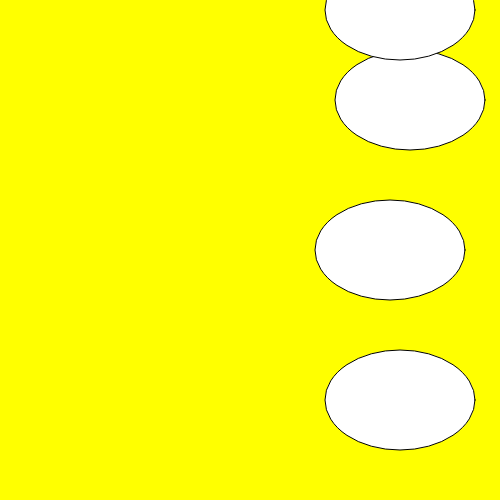
Frame 1 (no input)
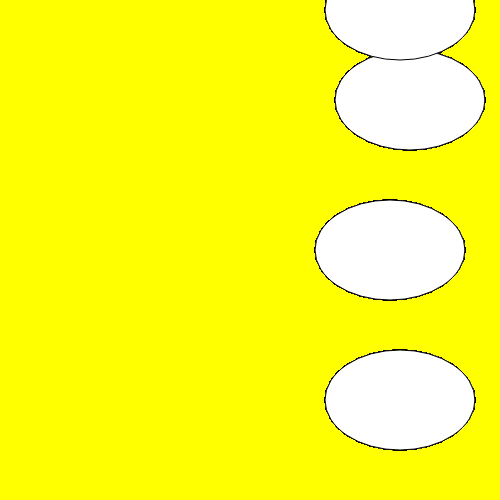
Frame 60 (no input)
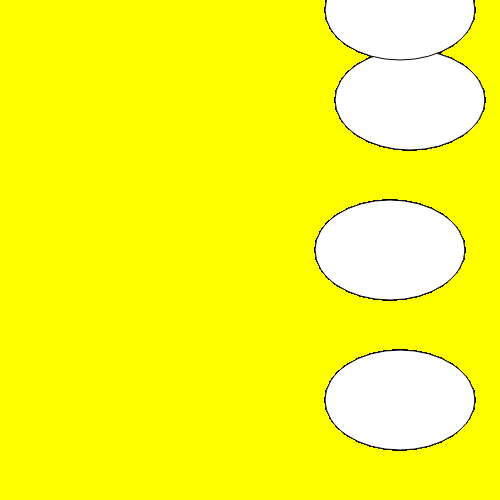
Frame 120 (the mouse pressed at the canvas centre since frame 60)

The p5.js sketch that drew these frames (run headless with seeded random() and noise() and a simulated clock; from frame 60 on, the mouse is pressed at the canvas centre):

// p5.js sketch
// ── sketch.js
// hoemwork 2.1

// description: sketching shapes

var horizontalCenter = 400;

function setup() {
  createCanvas(500,500);
  background(255,255,0);

}

function draw() {
  ellipse(horizontalCenter-10,250,150,100);
  ellipse(horizontalCenter+10,100,150,100);
  ellipse(horizontalCenter,400,150,100);
  ellipse(horizontalCenter,10,150,100);

}
